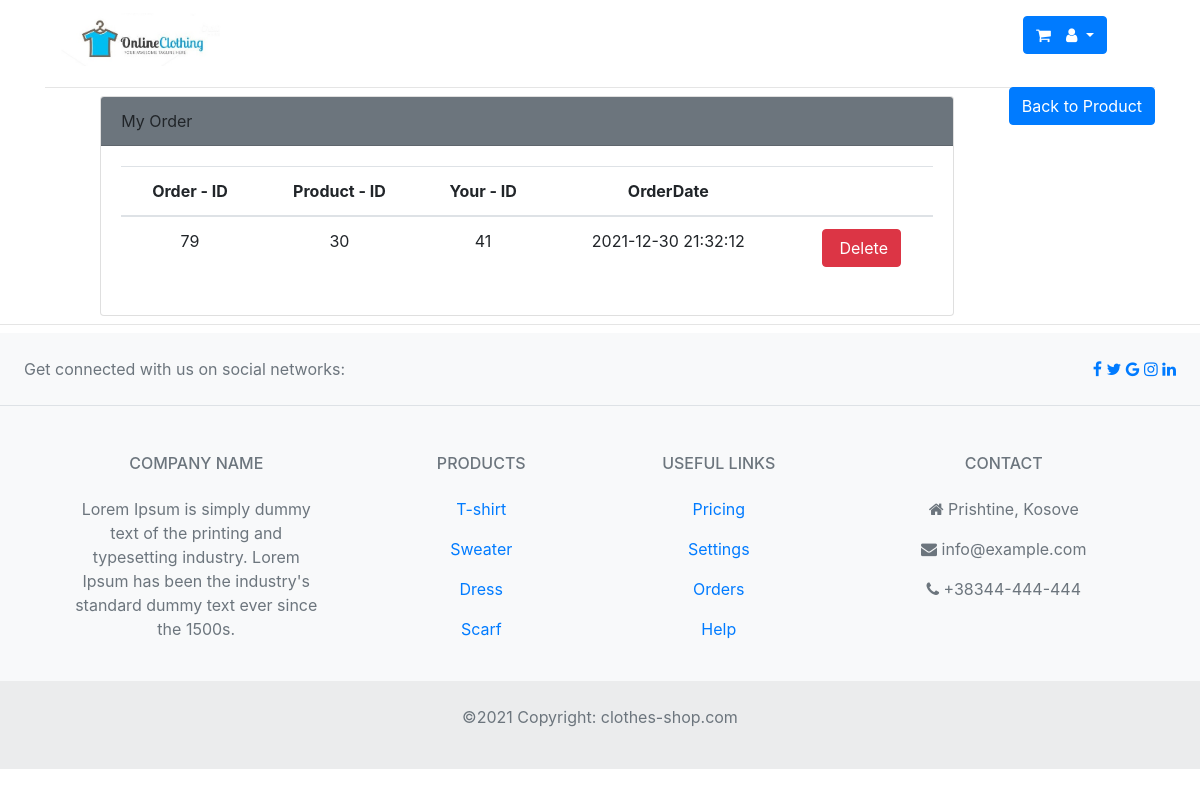
The app's page /view_order.php (signed in) with its own data.
### tables this page shows
CREATE TABLE `orders` (
  `id` int(11) NOT NULL,
  `productid` int(11) DEFAULT NULL,
  `clientid` int(11) DEFAULT NULL,
  `order_date` datetime DEFAULT NULL
);

### lib/Database.php (called while the page is built, shortened)
<?php
abstract class Database{
    private $host = 'localhost';
    private $user = 'root';
    private $password = '';
    private $dbname = 'clothes';
    private function connectDB(){
        try {
            $dsn = "mysql:host=" . $this->host . ";dbname=" . $this->dbname;
            $pdo = new PDO($dsn, $this->user, $this->password);
            $pdo->setAttribute(PDO::ATTR_ERRMODE, PDO::ERRMODE_EXCEPTION);
            return $pdo;
        } catch (Exception $e){
            echo "Lidhja me bazen e shenimeve deshtoi " . $e->getMessage();
        }
    }
    public function prepare($sql){
        return $this->connectDB()->prepare($sql);
    }
    public function getClassName(){
        $class_name = new ReflectionClass($this);
        return $class_name = ucfirst($class_name->getShortName());
    }
    public function order_clientid($id){
        $sql="SELECT o.id, o.productid, o.clientid, o.order_date from orders o
        INNER JOIN products p on o.productid=p.id INNER JOIN clients c on o.clientid=c.id WHERE o.clientid=$id";
        $stmt = $this->prepare($sql);
        $stmt->execute();
        $stmt->setFetchMode(PDO::FETCH_CLASS, __NAMESPACE__ . "\\{$this->getClassName()}");
        $result = $stmt->fetchAll();
        return $result;
    }
}
?>

### lib/Order.php (called while the page is built, shortened)
<?php
include_once 'Database.php';
class Order extends Database{
    private $id;
    private $productid;
    private $clientid;
    private $order_date;
    public function getId(){
        return $this->id;
    }
    public function getProductId(){
        return $this->productid;
    }
    public function getClientId(){
        return $this->clientid;
    }
    public function getOrder_date(){
        return $this->order_date;
    }
}
?>

### view_order.php (the view, shortened to what this page needs)
<!DOCTYPE html>
<html lang="en">
<head>
    <link rel="stylesheet" href="https://stackpath.bootstrapcdn.com/bootstrap/4.5.0/css/bootstrap.min.css">
    <link rel="stylesheet" href="https://cdnjs.cloudflare.com/ajax/libs/font-awesome/4.7.0/css/font-awesome.min.css">
</head>
<body>
        <div class="container-fluid">
            <div class="row">
              <div class="col-sm-9">
                <header class="header">
                    <nav class="navbar navbar-expand-lg navbar-light  ">
                        <div class="container">
                            <a href="#" class="navbar-brand">
                                <img src="images/1.jpg" alt="logo" width="180">
                            </a>
                        </div>
                    </nav>
                </header>
              </div>
              <div class="col-sm-1 ">
                  <section class="shopping_cart">
                <button type="button" class="btn btn-primary ml-2 mt-3">
                  <i class="fa fa-shopping-cart"></i>
                </button></section>
              </div>
              <div class="col-sm-2 mt-3">
                  <section class="user">
                <div class="btn-group" role="group">
                    <button  id="dopdown-1" type="button" class="btn btn-primary dropdown-toggle" data-toggle="dropdown">
                     <i class="fa fa-user"></i>
                    </button>
                </div>
              </section>
          </div>
</div>
</div>
        <section class="product text-center ">
            <div class="container">
            <a href="view_product.php" class="btn btn-primary float-right">Back to Product</a>
            <hr class=" my-2">
                <div class="row justify-content-md-center">
                        <div class="col-md-11">
                            <div class="card">
                                <div class="card-header bg-secondary text-left">
                                    My Order
                                </div>
                                <div class="card-body">
                                    <table id="example" class="table responsive sm" style="width:100%">
                                        <thead>
                                            <tr>
                                                <th>Order - ID</th>
                                                <th>Product - ID</th>
                                                <th>Your - ID</th>
                                                <th>OrderDate</th>
                                                <th></th>
                                             </tr>
                                        </thead>
                                        <tbody>
            <?php
                         $order = new Order();
                                if (isset($_SESSION['id'])){
                                    $id = $_SESSION['id'];
                                    $order = $order->order_clientid($id);
                                }
                          if ($order){
                            foreach($order as $oo){
                                echo "<tr>";
                                echo "<td> " . $oo->getId() . "</td>";
                                echo "<td> " . $oo->getProductId() . "</td>";
                                echo "<td> " . $oo->getClientId() . "</td>";
                                echo "<td> " . $oo->getOrder_date() . "</td>";
                                echo "<td> <a href='del-order.php?id=".$oo->getId()."'class ='btn btn-danger'><i class ='fa fa-trash-alt'></i> Delete </a></td>";
                                echo " </tr>";
                            }
                          }
                        ?>
                                        </tbody>
                                    </table>
                                </div>
                            </div>
                        </div>
                    </div>
                </div>
        </section>
        <hr class=" my-2">
  <?php include 'inc/footer.php';?>
</body>
</html>

### view_order.php (style rules this page uses)
.shopping_cart { margin-left: 100px; }
.user { margin-left:38px; }

### records on screen
orders: id "79", productid "30", clientid "41", order_date "2021-12-30 21:32:12"
